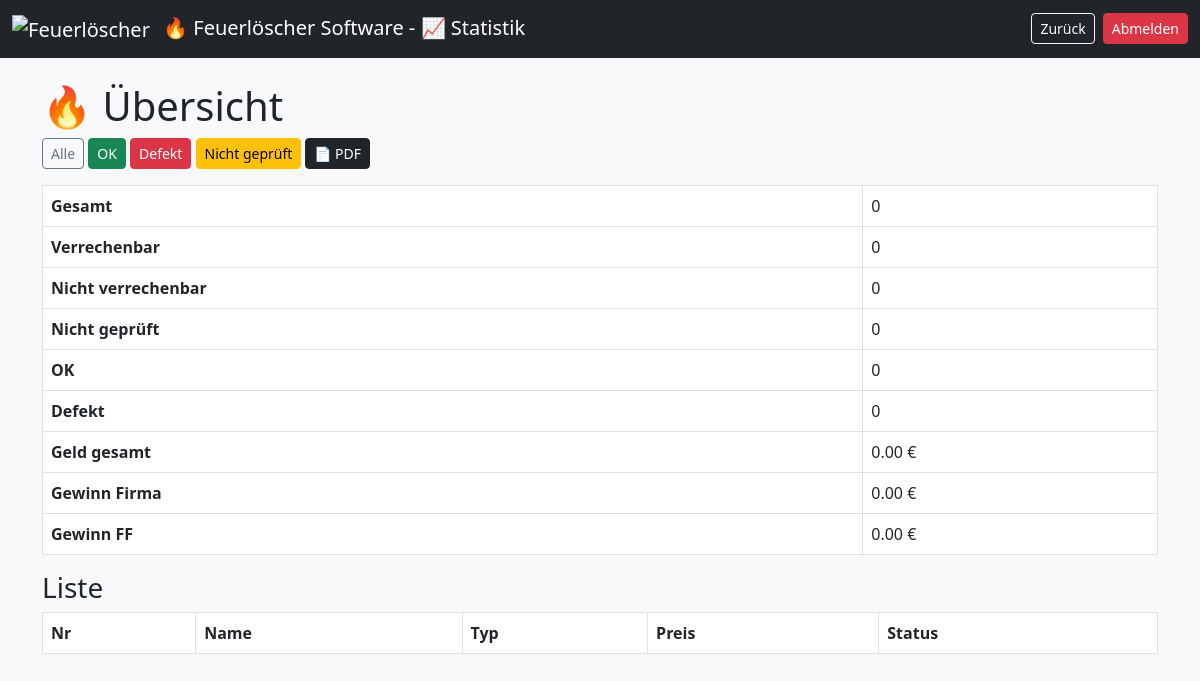
/statistik.php (signed in), run on an earlier commit of the app's database.
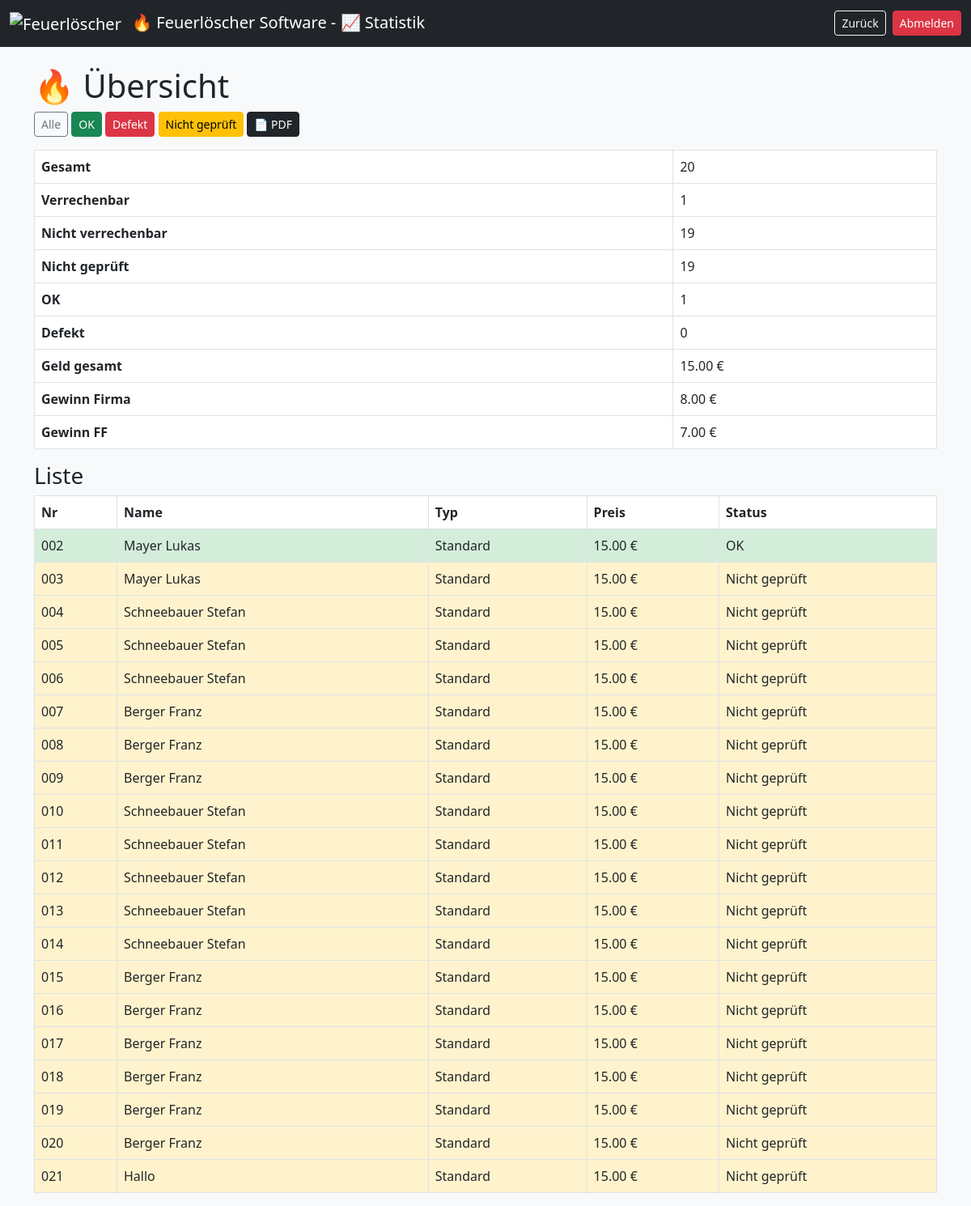
And on a later commit of the database.
### tables this page shows
CREATE TABLE loescher (
    id INTEGER PRIMARY KEY AUTOINCREMENT,
    nummer TEXT UNIQUE,
    name TEXT,
    zeitstempel TEXT,
    typ TEXT,
    preis REAL,
    loeschertyp TEXT,
    menge REAL,
    einheit TEXT,
    etikett_gedruckt INTEGER,
    abholschein_gedruckt INTEGER,
    bezahlt INTEGER,
    geprueft INTEGER,
    abgeholt INTEGER,
    defekt INTEGER,
    info TEXT,
    active INTEGER
);

### statistik.php (the view, shortened to what the changed rows need)
<?php
$db = getDB();
$result = $db->query("SELECT * FROM loescher WHERE active=1");
$allLoscher = [];
while ($row = $result->fetchArray(SQLITE3_ASSOC)) {
    $allLoscher[] = $row;
}
$stats = [
    'gesamt' => 0,
    'verrechenbar' => 0,
    'nicht_verrechenbar' => 0,
    'ok' => 0,
    'defekt' => 0,
    'nicht_geprueft' => 0
];
$gesamtVollerPreis = 0;
function getPreis($typ) {
    switch ($typ) {
        case 'Standard': return PREIS_STANDARD;
    }
}
$gefilterteLoscher = [];
foreach ($allLoscher as $l) {
    if ($l['defekt']) {
        $status = 'defekt';
        $statusText = 'Defekt';
    } elseif (!$l['geprueft']) {
        $status = 'nicht';
        $statusText = 'Nicht geprüft';
    } else {
        $status = 'ok';
        $statusText = 'OK';
    }
    $vollpreis = getPreis($l['typ']);
    $istVerrechenbar = (
        !$l['defekt'] &&
        $l['bezahlt'] &&
        $l['typ'] !== 'Gratis' &&
        $l['geprueft']
    );
    $stats['gesamt']++;
    if ($status === 'defekt') $stats['defekt']++;
    elseif ($status === 'ok') $stats['ok']++;
    elseif ($status === 'nicht') $stats['nicht_geprueft']++;
    if ($istVerrechenbar) {
        $stats['verrechenbar']++;
        $gesamtVollerPreis += $vollpreis;
    } else {
        $stats['nicht_verrechenbar']++;
    }
    $l['statusText'] = $statusText;
    $l['vollpreis'] = $vollpreis;
    $gefilterteLoscher[] = $l;
}
$gesamtGewinnFirma = $stats['verrechenbar'] * PREIS_RABATT;
$gesamtGewinnFF = $gesamtVollerPreis - $gesamtGewinnFirma;
?>
<!DOCTYPE html>
<html>
<head>
<link href="https://cdn.jsdelivr.net/npm/bootstrap@5.3.0/dist/css/bootstrap.min.css" rel="stylesheet">
</head>
<body class="bg-light">
<div class="container mt-4">
    <h1>&#128293; Übersicht</h1>
    <table class="table table-bordered w-100">
        <tr><th>Gesamt</th><td><?= $stats['gesamt'] ?></td></tr>
        <tr><th>Verrechenbar</th><td><?= $stats['verrechenbar'] ?></td></tr>
        <tr><th>Nicht verrechenbar</th><td><?= $stats['nicht_verrechenbar'] ?></td></tr>
        <tr><th>Nicht geprüft</th><td><?= $stats['nicht_geprueft'] ?></td></tr>
        <tr><th>OK</th><td><?= $stats['ok'] ?></td></tr>
        <tr><th>Defekt</th><td><?= $stats['defekt'] ?></td></tr>
        <tr><th>Geld gesamt</th><td><?= number_format($gesamtVollerPreis,2) ?> €</td></tr>
        <tr><th>Gewinn Firma</th><td><?= number_format($gesamtGewinnFirma,2) ?> €</td></tr>
        <tr><th>Gewinn FF</th><td><?= number_format($gesamtGewinnFF,2) ?> €</td></tr>
    </table>
    <table class="table table-bordered">
    <thead>
        <tr>
            <th>Nr</th>
            <th>Name</th>
            <th>Typ</th>
            <th>Preis</th>
            <th>Status</th>
        </tr>
    </thead>
    <tbody>
        <?php foreach ($gefilterteLoscher as $v): ?>
            <?php
            if ($v['defekt']) {
                $class = 'status-defekt';
            } elseif (!$v['geprueft']) {
                $class = 'status-nicht';
            } else {
                $class = 'status-ok';
            }
            ?>
            <tr>
                <td class="<?= $class ?>"><?= sprintf("%03d", $v['nummer']) ?></td>
                <td class="<?= $class ?>"><?= htmlspecialchars($v['name']) ?></td>
                <td class="<?= $class ?>"><?= htmlspecialchars($v['typ']) ?></td>
                <td class="<?= $class ?>"><?= number_format($v['vollpreis'],2) ?> €</td>
                <td class="<?= $class ?>"><?= $v['statusText'] ?></td>
            </tr>
        <?php endforeach; ?>
    </tbody>
</table>
</div>
</body>
</html>

What changed in the data, as far as the page shows it:
added loescher: id "19", defekt "0", nummer "019", name "Berger Franz", typ "Standard", preis "15.00", statusText "Nicht geprüft"
added loescher: nummer "002", name "Mayer Lukas", typ "Standard", preis "15.00", statusText "OK", geprueft 1 (drawn)
added loescher: nummer "003", name "Mayer Lukas", typ "Standard", preis "15.00", statusText "Nicht geprüft"
added loescher: nummer "004", name "Schneebauer Stefan", typ "Standard", preis "15.00", statusText "Nicht geprüft"
added loescher: nummer "005", name "Schneebauer Stefan", typ "Standard", preis "15.00", statusText "Nicht geprüft"
added loescher: nummer "006", name "Schneebauer Stefan", typ "Standard", preis "15.00", statusText "Nicht geprüft"
added loescher: nummer "007", name "Berger Franz", typ "Standard", preis "15.00", statusText "Nicht geprüft"
added loescher: nummer "008", name "Berger Franz", typ "Standard", preis "15.00", statusText "Nicht geprüft"
added loescher: nummer "009", name "Berger Franz", typ "Standard", preis "15.00", statusText "Nicht geprüft"
added loescher: nummer "010", name "Schneebauer Stefan", typ "Standard", preis "15.00", statusText "Nicht geprüft"
added loescher: nummer "011", name "Schneebauer Stefan", typ "Standard", preis "15.00", statusText "Nicht geprüft"
added loescher: nummer "012", name "Schneebauer Stefan", typ "Standard", preis "15.00", statusText "Nicht geprüft"
added loescher: nummer "013", name "Schneebauer Stefan", typ "Standard", preis "15.00", statusText "Nicht geprüft"
added loescher: nummer "014", name "Schneebauer Stefan", typ "Standard", preis "15.00", statusText "Nicht geprüft"
added loescher: nummer "015", name "Berger Franz", typ "Standard", preis "15.00", statusText "Nicht geprüft"
added loescher: nummer "016", name "Berger Franz", typ "Standard", preis "15.00", statusText "Nicht geprüft"
added loescher: nummer "017", name "Berger Franz", typ "Standard", preis "15.00", statusText "Nicht geprüft"
added loescher: nummer "018", name "Berger Franz", typ "Standard", preis "15.00", statusText "Nicht geprüft"
added loescher: nummer "020", name "Berger Franz", typ "Standard", preis "15.00", statusText "Nicht geprüft"
added loescher: nummer "021", name "Hallo", typ "Standard", preis "15.00", statusText "Nicht geprüft"
Also different on the page:
$stats['gesamt']: "0" → "20"
$stats['verrechenbar']: "0" → "1"
$stats['ok']: "0" → "1"
$gesamtVollerPreis: "0.00" → "15.00"
$gesamtGewinnFirma: "0.00" → "8.00"
$gesamtGewinnFF: "0.00" → "7.00"
$stats['nicht_verrechenbar']: "0" → (not shown)
$stats['nicht_geprueft']: "0" → (not shown)
$stats['defekt']: "0" → (not shown)
